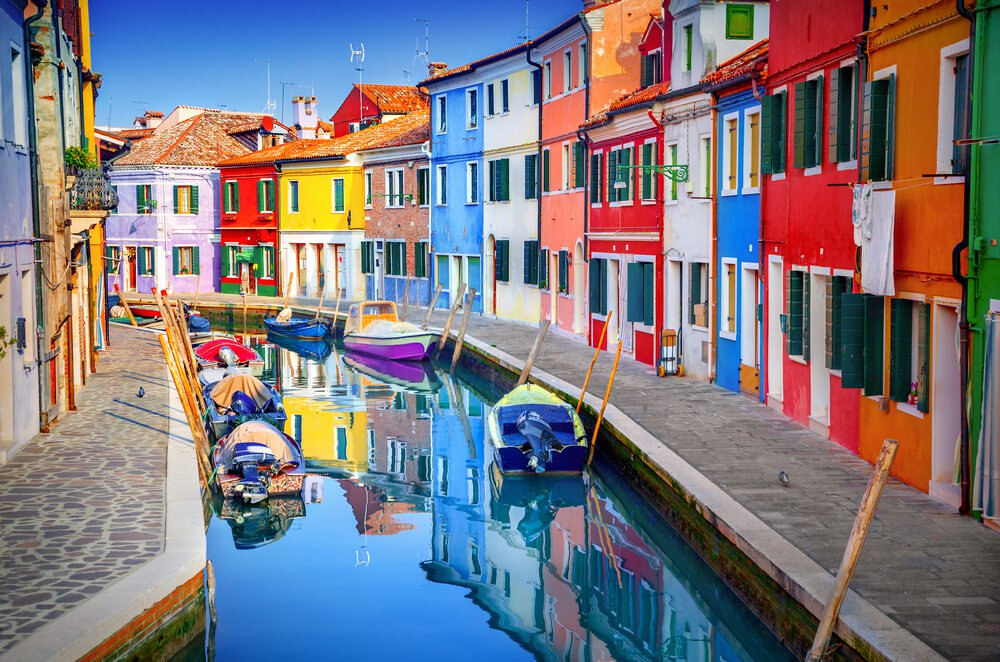
#> input picture MINI_OpenCV_projects/Color detection/colorpic.jpg, 1000 x 662 px, given in place of the camera
$ python Edge_detection_webcam.py
#> lines starting #> are read from the running program, lines starting #| are printed output that depends on the picture
#> further down, frame is the input picture: shape (662, 1000, 3); mean B, G, R 127.2, 120.1, 124.8
import cv2
import numpy as np


def sketch(image):

    img_gray = cv2.cv2.cvtColor(image, cv2.COLOR_BGR2GRAY)
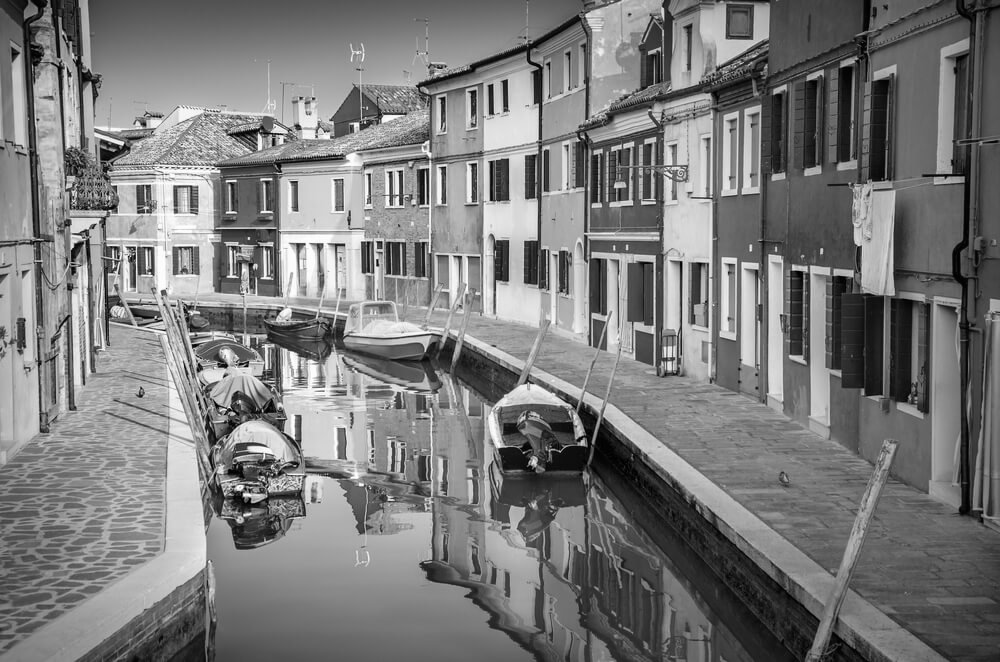
#> img_gray: shape (662, 1000); min 0, max 255, mean 122.4

    img_gray_blur = cv2.GaussianBlur(img_gray, (5,5), 0)

    canny_edge =cv2.Canny(img_gray_blur, 10, 70)
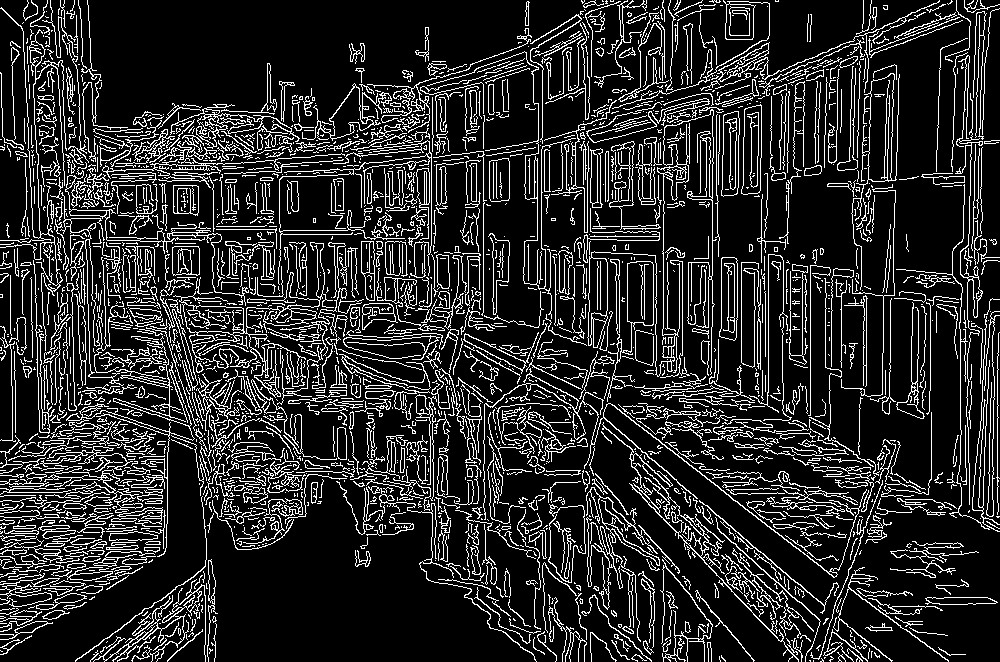
#> canny_edge: shape (662, 1000); 16.2% white in thin lines or dots

    ret, mask = cv2.threshold(canny_edge, 70,255, cv2.THRESH_BINARY)

    return mask


cap = cv2.VideoCapture(0)

while True:
    ret, frame = cap.read()
    cv2.imshow('Live Sketch', sketch(frame))
    if cv2.waitKey(1) == 13:
#> (key Esc is pressed here)
        break

cap.release()
cv2.destroyAllWindows()

$ run again, on MINI_OpenCV_projects/Color detection/nick.jpg
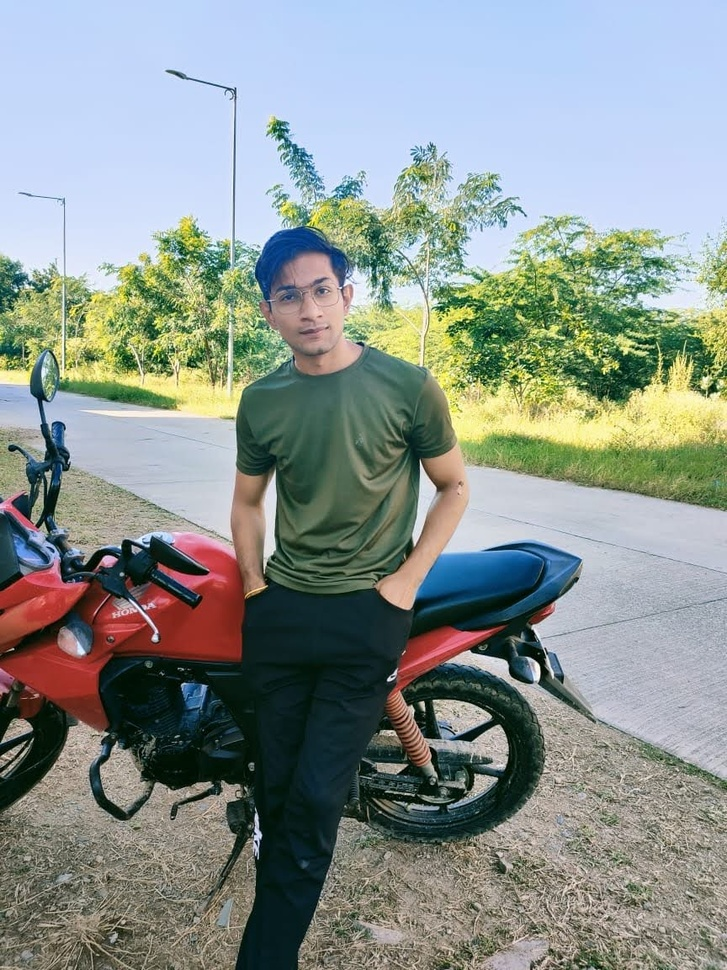
#> input picture MINI_OpenCV_projects/Color detection/nick.jpg, 727 x 970 px, shrunk from 864 x 1152 before the run, given in place of the camera
#> frame is the input picture: shape (970, 727, 3); mean B, G, R 142.3, 147.2, 138.1
#> in sketch, `img_gray = cv2.cv2.cvtColor(image, cv2.COLOR_BGR2GRAY)`:
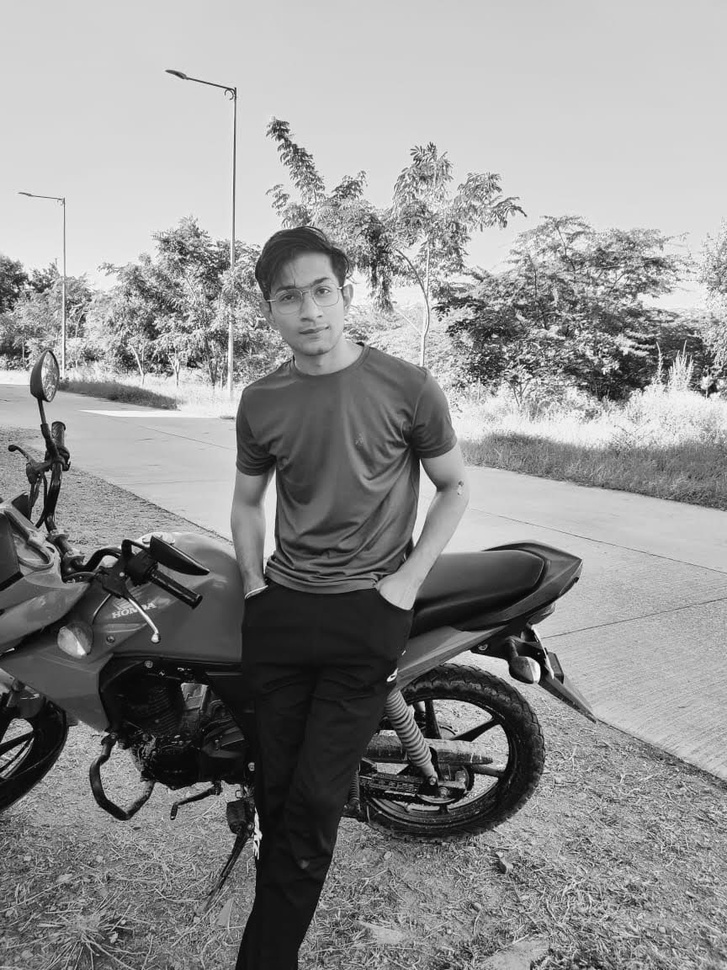
#> img_gray: shape (970, 727); min 0, max 255, mean 143.9
#> in sketch, `canny_edge =cv2.Canny(img_gray_blur, 10, 70)`:
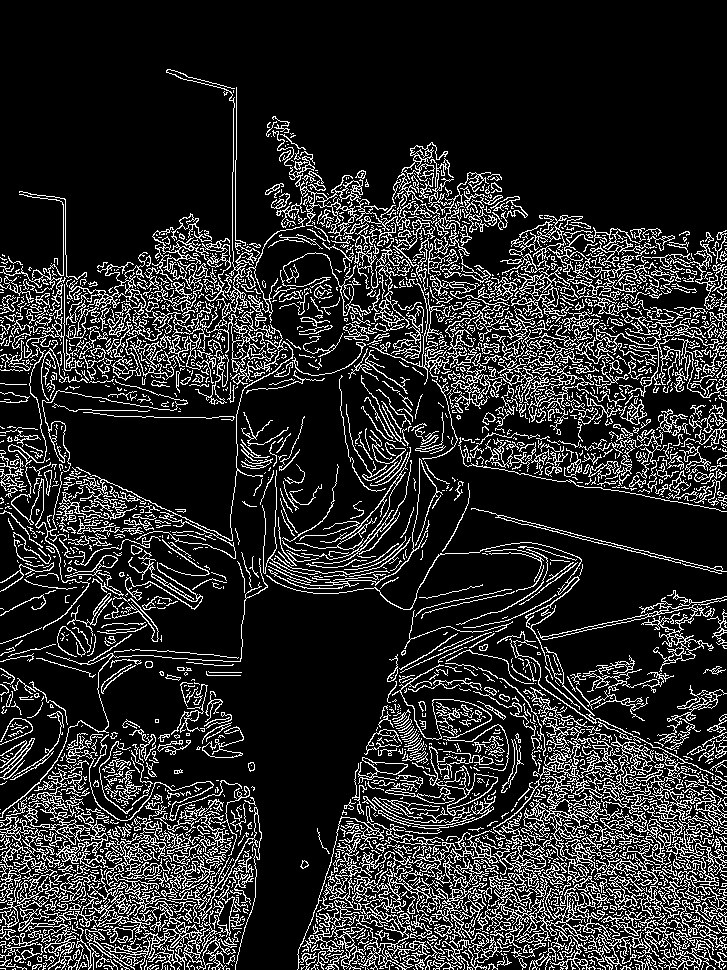
#> canny_edge: shape (970, 727); 16.5% white in thin lines or dots
